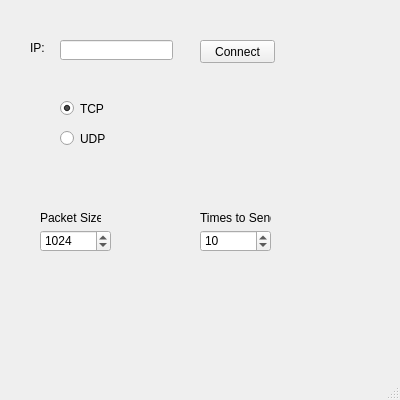
<?xml version="1.0" encoding="UTF-8"?>
<ui version="4.0">
 <class>ClientWindow</class>
 <widget class="QMainWindow" name="ClientWindow">
  <property name="geometry">
   <rect>
    <x>0</x>
    <y>0</y>
    <width>400</width>
    <height>400</height>
   </rect>
  </property>
  <property name="windowTitle">
   <string>Client</string>
  </property>
  <widget class="QWidget" name="centralwidget">
   <widget class="QLineEdit" name="ipAddr">
    <property name="geometry">
     <rect>
      <x>60</x>
      <y>40</y>
      <width>113</width>
      <height>20</height>
     </rect>
    </property>
   </widget>
   <widget class="QLabel" name="label">
    <property name="geometry">
     <rect>
      <x>30</x>
      <y>40</y>
      <width>21</width>
      <height>16</height>
     </rect>
    </property>
    <property name="text">
     <string>IP:</string>
    </property>
   </widget>
   <widget class="QPushButton" name="connectButton">
    <property name="geometry">
     <rect>
      <x>200</x>
      <y>40</y>
      <width>75</width>
      <height>23</height>
     </rect>
    </property>
    <property name="text">
     <string>Connect</string>
    </property>
   </widget>
   <widget class="QRadioButton" name="tcpRadio">
    <property name="geometry">
     <rect>
      <x>60</x>
      <y>100</y>
      <width>82</width>
      <height>17</height>
     </rect>
    </property>
    <property name="text">
     <string>TCP</string>
    </property>
    <property name="checked">
     <bool>true</bool>
    </property>
   </widget>
   <widget class="QRadioButton" name="udpRadio">
    <property name="geometry">
     <rect>
      <x>60</x>
      <y>130</y>
      <width>82</width>
      <height>17</height>
     </rect>
    </property>
    <property name="text">
     <string>UDP</string>
    </property>
   </widget>
   <widget class="QLabel" name="label_2">
    <property name="geometry">
     <rect>
      <x>40</x>
      <y>210</y>
      <width>61</width>
      <height>16</height>
     </rect>
    </property>
    <property name="text">
     <string>Packet Size</string>
    </property>
   </widget>
   <widget class="QLabel" name="label_3">
    <property name="geometry">
     <rect>
      <x>200</x>
      <y>210</y>
      <width>71</width>
      <height>16</height>
     </rect>
    </property>
    <property name="text">
     <string>Times to Send</string>
    </property>
   </widget>
   <widget class="QSpinBox" name="pSize">
    <property name="geometry">
     <rect>
      <x>40</x>
      <y>230</y>
      <width>71</width>
      <height>22</height>
     </rect>
    </property>
    <property name="minimum">
     <number>1</number>
    </property>
    <property name="maximum">
     <number>20000</number>
    </property>
    <property name="value">
     <number>1024</number>
    </property>
   </widget>
   <widget class="QSpinBox" name="pTimes">
    <property name="geometry">
     <rect>
      <x>200</x>
      <y>230</y>
      <width>71</width>
      <height>22</height>
     </rect>
    </property>
    <property name="minimum">
     <number>1</number>
    </property>
    <property name="maximum">
     <number>1000</number>
    </property>
    <property name="value">
     <number>10</number>
    </property>
   </widget>
  </widget>
  <widget class="QMenuBar" name="menubar">
   <property name="geometry">
    <rect>
     <x>0</x>
     <y>0</y>
     <width>400</width>
     <height>21</height>
    </rect>
   </property>
  </widget>
  <widget class="QStatusBar" name="statusbar"/>
 </widget>
 <resources/>
 <connections/>
</ui>
